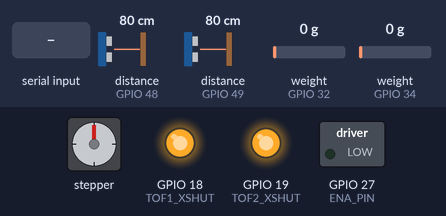
The sketch below on a simulated ESP32. Parts: stepper motor, switched loads named in the sketch (green lamp = pin HIGH), output pins drawn as LEDs (lit = HIGH). Inputs (shaded band) come from the test bench; at power-on: distance to the obstacle (sensors on GPIO 48, GPIO 49) 80 cm, weight on the scale (sensors on GPIO 32, GPIO 34) 0 g. Stepper angles assume 400 steps per turn; what the sketch prints to the serial monitor is not drawn.

Above: at 3.3 s.
3.4 s: "START\n" received over Serial
4.9 s: "WEIGHT 90\n" received over Serial
At 5.3 s:
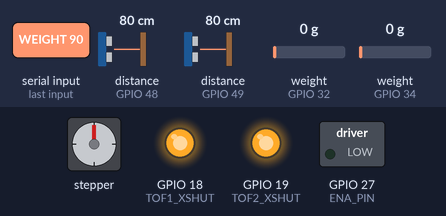
8.4 s: "STOP\n" received over Serial
At 8.4 s:
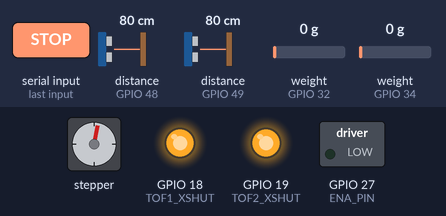
Timing chart, 0 to 11.4 s (numbered marks = the images above; inputs shaded):
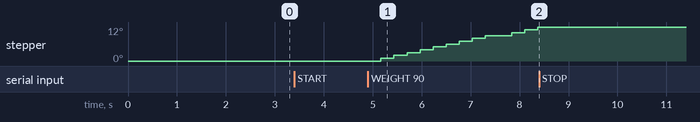

The sketch:

ParaSim.ino
```cpp
#include <AccelStepper.h>
#include <HX711.h>
#include <MPU6050.h>
#include <VL53L1X.h>
#include <Wire.h>

// Load Cells
HX711 load1;
HX711 load2;
#define LOAD1_DOUT  34
#define LOAD1_SCK   35
#define LOAD2_DOUT  32
#define LOAD2_SCK   33

// ToF Sensors
VL53L1X tof1;
VL53L1X tof2;
#define TOF1_XSHUT 18
#define TOF2_XSHUT 19

// IMU
//MPU6050 imu;

// Stepper
#define STEP_PIN 25
#define DIR_PIN 26
#define ENA_PIN 27
AccelStepper stepper(AccelStepper::DRIVER, STEP_PIN, DIR_PIN);


// Parameters
// Stepper
const float stepsPerRev = 400.0;

float maxRevPerSec = 5.0;
float smoothRevPerSec = maxRevPerSec;
float targetRevPerSec = 0.0;

float impulseAcc = 600.0;   // rev/s²
float smoothAcc = 50.0;

float targetRevs = 20.0;

// Input/Output

String inputString = "";
bool inputComplete = false;

bool runStepper = false;
bool switchedToSmooth = false;

float userWeight = 0;
float intensity = 0;

// Loadcell
long minValue1 = 0;       // Ohne Belastung
long minValue2 = 0;
long maxValue1 = 100000;   // Ziel-Belastung
long maxValue2 = 100000;   // Ziel-Belastung


void handleSerialInput() {
  while (Serial.available()) {
    char inChar = (char)Serial.read();
    if (inChar == '\n') {
      inputComplete = true;
    } else {
      inputString += inChar;
    }
  }
}


void processSerialCommand(String cmd) {
  cmd.trim();
  cmd.toUpperCase();

  if (cmd == "START") {
    stepper.setCurrentPosition(0);
    stepper.setAcceleration(impulseAcc * stepsPerRev);
    stepper.setMaxSpeed(maxRevPerSec * stepsPerRev);
    stepper.moveTo(targetRevs * stepsPerRev);
    runStepper = true;
    switchedToSmooth = false;
    Serial.println("Motor impulse started.");
  } else if (cmd == "STOP") {
    runStepper = false;
    Serial.println("Motor stopped.");
  } else if (cmd.startsWith("TARGET ")) {
    targetRevs = cmd.substring(7).toFloat();
    Serial.print("New TARGET: ");
    Serial.println(targetRevs);
  } else if (cmd.startsWith("IMPULSE_ACC ")) {
    impulseAcc = cmd.substring(12).toFloat();
    Serial.print("New IMPULSE_ACC: ");
    Serial.println(impulseAcc);
  } else if (cmd.startsWith("SMOOTH_ACC ")) {
    smoothAcc = cmd.substring(11).toFloat();
    Serial.print("New SMOOTH_ACC: ");
    Serial.println(smoothAcc);
  } else if (cmd.startsWith("MAX_SPEED ")) {
    maxRevPerSec = cmd.substring(10).toFloat();
    Serial.print("New MAX_SPEED: ");
    Serial.println(maxRevPerSec);
  } else if (cmd.startsWith("WEIGHT ")) {
    userWeight = cmd.substring(7).toFloat();
    Serial.print("New WEIGHT: ");
    Serial.print(userWeight);
    Serial.println(" kg");
  } else if (cmd.startsWith("INTENSITY ")) {
    intensity = cmd.substring(10).toFloat();
    intensity = constrain(intensity, 0.0, 1.0);
    Serial.print("New INTENSITY: ");
    Serial.println(intensity);

    targetRevPerSec = intensity * (userWeight/100) * maxRevPerSec;

    stepper.setCurrentPosition(0);
    stepper.setAcceleration(impulseAcc * stepsPerRev);
    stepper.setMaxSpeed(targetRevPerSec * stepsPerRev);
    stepper.moveTo(targetRevs * stepsPerRev);
    runStepper = true;
    switchedToSmooth = false;
  } else {
    Serial.println("Unknown command.");
  }
}


void setupToFSensors() {
  pinMode(TOF1_XSHUT, OUTPUT);
  pinMode(TOF2_XSHUT, OUTPUT);

  // Turn off both
  digitalWrite(TOF1_XSHUT, LOW);
  digitalWrite(TOF2_XSHUT, LOW);
  delay(10);

  // Initialize TOF1
  digitalWrite(TOF1_XSHUT, HIGH);
  delay(10);
  tof1.init(true);
  tof1.setAddress(0x30);
  tof1.setTimeout(500);
  if (!tof1.init()) {
    Serial.println("VL53L1X 1 nicht gefunden!");
    while (1);
  }
  tof1.setDistanceMode(VL53L1X::Short);
  //tof1.setMeasurementTimingBudget(50000);
  //tof1.startContinuous(50);

  // Initialize TOF2
  digitalWrite(TOF2_XSHUT, HIGH);
  delay(10);
  tof2.init(true);
  tof2.setAddress(0x31);
  tof2.setTimeout(500);
  if (!tof2.init()) {
    Serial.println("VL53L1X 2 nicht gefunden!");
    while (1);
  }
  tof2.setDistanceMode(VL53L1X::Short);
  //tof2.setMeasurementTimingBudget(50000);
  //tof2.startContinuous(50);
}


void setup() {
  Serial.begin(9600);
  Wire.begin(21, 22); // I2C Pins: ESP32 SDA = 21, SCL = 22

  // --- Stepper setup ---
  pinMode(ENA_PIN, OUTPUT);
  digitalWrite(ENA_PIN, LOW);

  Serial.println("Stepper impulse start system ready.");
  Serial.println("Commands:");
  Serial.println("  START");
  Serial.println("  STOP");
  Serial.println("  TARGET <rev>");
  Serial.println("  IMPULSE_ACC <rev/s²>");
  Serial.println("  SMOOTH_ACC <rev/s²>");
  Serial.println("  MAX_SPEED <rev/s>");

  // --- Loadcells setup ---
  load1.begin(LOAD1_DOUT, LOAD1_SCK);
  load2.begin(LOAD2_DOUT, LOAD2_SCK);
  delay(500);

  // Initial reference
  minValue1 = load1.get_units(10);
  minValue2 = load1.get_units(10);

  // --- VL53L1X setup ---
  setupToFSensors();

  // --- MPU6050 setup ---
  //imu.initialize();
  //if (!imu.testConnection()) {
    //Serial.println("MPU6050 Verbindung fehlgeschlagen!");
    //while (1);
  //}
  Serial.println("Sensoren bereit!");

  // Userweight configuration
  Serial.println("Bitte Gewicht mit Befehl eingeben: WEIGHT <kg> (z.B. WEIGHT 72.5)");
  while (userWeight <= 0) {
    if (Serial.available()) {
      String input = Serial.readStringUntil('\n');
      processSerialCommand(input);
    }
  }

  Serial.print("Gewicht bestätigt: ");
  Serial.print(userWeight);
  Serial.println(" kg");

}


void loop() {
  // --- Serial input handler ---
  handleSerialInput();

  // --- Command processing ---
  if (inputComplete) {
    processSerialCommand(inputString);
    inputString = "";
    inputComplete = false;
  }

  // --- Stepper control ---
  handleStepperMotor();

  // --- Sensor readings ---
  int mappedDistance = readToFDistanceMapped();
  //int mappedRoll = readMappedRoll();
  int mappedLoad1 = 0, mappedLoad2 = 0;
  readLoadCellsMapped(mappedLoad1, mappedLoad2);

  // --- Serial output ---
  Serial.print("Load1: "); Serial.print(mappedLoad1);
  Serial.print(" | Load2: "); Serial.print(mappedLoad2);
  if (mappedDistance >= 0) {
    Serial.print(" | Distanz (gemappt): "); Serial.print(mappedDistance);
  }
  //Serial.print(" | Roll (gemappt): "); Serial.println(mappedRoll);
}


void handleStepperMotor() {
  if (runStepper) {
    stepper.run();

    if (!switchedToSmooth && abs(stepper.speed()) >= maxRevPerSec * stepsPerRev) {
      stepper.setAcceleration(smoothAcc * stepsPerRev);
      stepper.setMaxSpeed(smoothRevPerSec * stepsPerRev);

      // Calculate how far we need to travel to decelerate to 0
      float v = stepper.speed(); // current speed (steps/s)
      float a = smoothAcc * stepsPerRev; // acceleration in steps/s²
      long decelSteps = (v * v) / (2 * a); // classic physics formula

      int dir = (stepper.targetPosition() - stepper.currentPosition()) >= 0 ? 1 : -1;
      stepper.move(dir * decelSteps); // move extra steps to decelerate
      switchedToSmooth = true;
    }

    // Stop only when speed is zero and no more distance
    if (switchedToSmooth && stepper.distanceToGo() == 0 && abs(stepper.speed()) < 1) {
      runStepper = false;
      Serial.println("Stepper impulse and deceleration complete.");
    }
  }
}


// --- VL53L1X: Averaging and mapping ---
int readToFDistanceMapped() {
  uint16_t distance1 = tof1.read();
  uint16_t distance2 = tof2.read();

  if (tof1.timeoutOccurred() || tof2.timeoutOccurred()) {
    if (tof1.timeoutOccurred()) Serial.println("VL53L1X Sensor 1 Timeout!");
    if (tof2.timeoutOccurred()) Serial.println("VL53L1X Sensor 2 Timeout!");
    return -1; // return invalid
  }

  uint16_t average = (distance1 + distance2) / 2;
  int mapped = map(average, 220, 90, 0, 255);
  return constrain(mapped, 0, 255);
}


// --- MPU6050: Roll-measurement and mapping ---
//int readMappedRoll() {
  //int16_t ax, ay, az;
  //imu.getAcceleration(&ax, &ay, &az);

//  float axg = ax / 16384.0;
 // float ayg = ay / 16384.0;
  //float azg = az / 16384.0;

  //float roll = atan2(ayg, sqrt(axg * axg + azg * azg)) * 180.0 / PI;
  //int mappedRoll = map((int)roll, -90, 90, 0, 255);
  //return constrain(mappedRoll, 0, 255);
//}


// --- Load Cells: Mapping and adaptive MaxValue ---
void readLoadCellsMapped(int &mapped1, int &mapped2) {
  long raw1 = load1.read();
  long raw2 = load2.read();

  if (raw1 > maxValue1) maxValue1 = raw1;
  if (raw2 > maxValue2) maxValue2 = raw2;

  mapped1 = map(raw1, minValue1, maxValue1, 0, 255);
  mapped1 = constrain(mapped1, 0, 255);

  mapped2 = map(raw2, minValue2, maxValue2, 0, 255);
  mapped2 = constrain(mapped2, 0, 255);
}
```

Measured:
- after the input at 3.4 s, every drawn part: stays the same
- after the input at 8.4 s, stepper: stays 12° (without the input it goes to 13° after 0.24 s)
